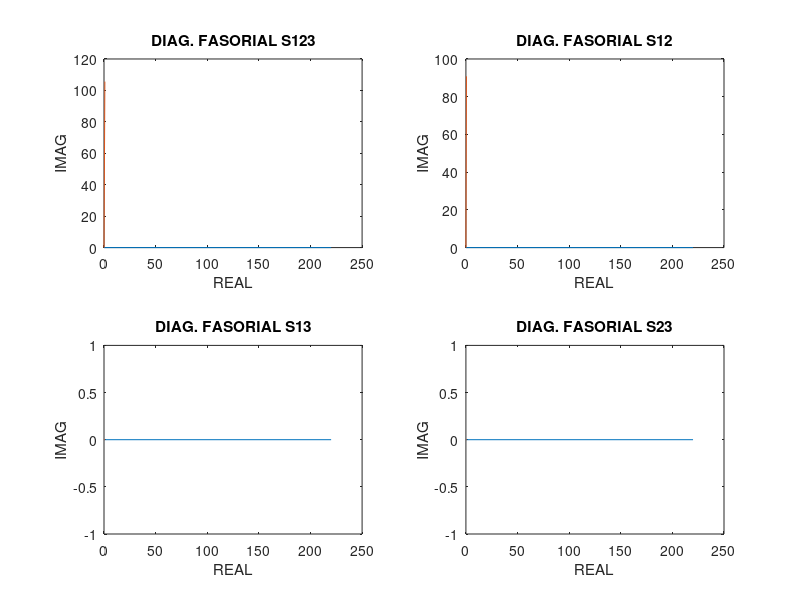

Here is the MATLAB script that generated this plot:
clear all

%fatores de potencia cos(teta) = f.p = P/|S|
fp01 = 0.6;
fp02 = 0.5;
fp03 = 0.9;

%cargas complexas S = P + Qi
s01 = 5000*fp01 + j*5000*sin(acos(fp01));
s02 = 15000*fp02 + j*15000*sin(acos(fp02));
s03 = 10000*fp03 - j*10000*sin(acos(fp03));

%somando as cargas por meio de chaveamento
s12 = s01 + s02
s13 = s01 + s03
s23 = s02 + s03
s123 = s01 + s02 + s03

%modulo das cargas, valor absoluto
abs01 = abs(s01)
abs02 = abs(s02)
abs03 = abs(s03)
abs12 = abs(s12)
abs13 = abs(s13)
abs23 = abs(s23)
abs123 = abs(s123)

%fatores de potencia cos(teta) = f.p = P/|S|
fp12 = real(s12)/abs(s12)
fp13 = real(s13)/abs(s13)
fp23 = real(s23)/abs(s23)
fp123 = real(s123)/abs(s123)

%calculando corrente I* = S/V. conj faz o conjugado de I
I01 = conj(s01/220);
I02 = conj(s02/220);
I03 = conj(s03/220);
I12 = conj(s12/220);
I13 = conj(s13/220);
I23 = conj(s23/220);
I123 = conj(s123/220);

i123 = abs(I123)
i12 = abs(I12)
i13 = abs(I13)
i23 = abs(I23)

x=[0 real(fp123)];
y=[0 real(i123)];
subplot(2,2,1)
plot([0 220], [0 0], x, y)
xlabel('REAL'), ylabel('IMAG')
title('DIAG. FASORIAL S123')

x=[0 fp12];
y=[0 i12];
subplot(2,2,2)
plot([0 220], [0 0], x, y)
xlabel('REAL'), ylabel('IMAG')
title('DIAG. FASORIAL S12')

x=[0 real(fp13)];
y=[0 imag(i13)];
subplot(2,2,3)
plot([0 220], [0 0], x, y)
xlabel('REAL'), ylabel('IMAG')
title('DIAG. FASORIAL S13')

x=[0 real(fp23)];
y=[0 imag(i23)];
subplot(2,2,4)
plot([0 220], [0 0], x, y)
xlabel('REAL'), ylabel('IMAG')
title('DIAG. FASORIAL S23')